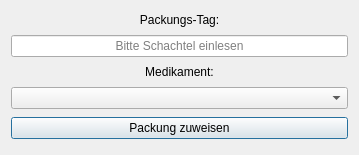
<?xml version="1.0" encoding="UTF-8"?>
<ui version="4.0">
 <class>SettingsTagAssign</class>
 <widget class="QDialog" name="SettingsTagAssign">
  <property name="windowModality">
   <enum>Qt::WindowModal</enum>
  </property>
  <property name="geometry">
   <rect>
    <x>0</x>
    <y>0</y>
    <width>359</width>
    <height>155</height>
   </rect>
  </property>
  <property name="windowTitle">
   <string>RFIDMed - Zuweisung</string>
  </property>
  <property name="windowIcon">
   <iconset resource="resources.qrc">
    <normaloff>:/icons/ok.png</normaloff>:/icons/ok.png</iconset>
  </property>
  <property name="locale">
   <locale language="German" country="Germany"/>
  </property>
  <property name="modal">
   <bool>true</bool>
  </property>
  <layout class="QVBoxLayout" name="verticalLayout">
   <item>
    <widget class="QLabel" name="label">
     <property name="sizePolicy">
      <sizepolicy hsizetype="Preferred" vsizetype="Maximum">
       <horstretch>0</horstretch>
       <verstretch>0</verstretch>
      </sizepolicy>
     </property>
     <property name="text">
      <string>Packungs-Tag:</string>
     </property>
     <property name="alignment">
      <set>Qt::AlignBottom|Qt::AlignHCenter</set>
     </property>
    </widget>
   </item>
   <item>
    <widget class="QLineEdit" name="tagIdBox">
     <property name="alignment">
      <set>Qt::AlignCenter</set>
     </property>
     <property name="readOnly">
      <bool>true</bool>
     </property>
     <property name="placeholderText">
      <string>Bitte Schachtel einlesen</string>
     </property>
    </widget>
   </item>
   <item>
    <widget class="QLabel" name="label_2">
     <property name="sizePolicy">
      <sizepolicy hsizetype="Preferred" vsizetype="Maximum">
       <horstretch>0</horstretch>
       <verstretch>0</verstretch>
      </sizepolicy>
     </property>
     <property name="text">
      <string>Medikament:</string>
     </property>
     <property name="alignment">
      <set>Qt::AlignCenter</set>
     </property>
    </widget>
   </item>
   <item>
    <widget class="QComboBox" name="medicationBox"/>
   </item>
   <item>
    <widget class="QPushButton" name="applyBtn">
     <property name="text">
      <string>Packung zuweisen</string>
     </property>
    </widget>
   </item>
  </layout>
 </widget>
 <resources>
  <include location="resources.qrc"/>
 </resources>
 <connections/>
</ui>
